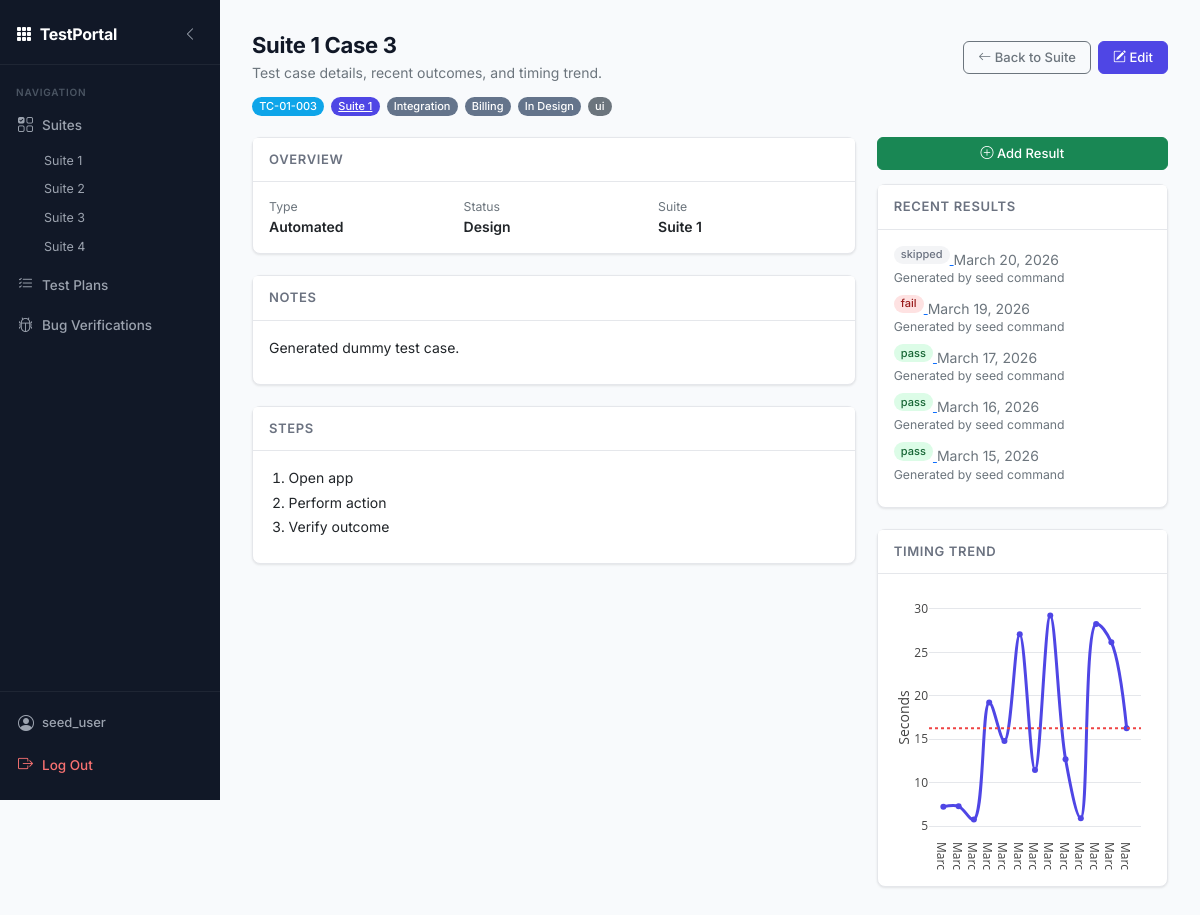
The app's page /test-cases/3/ (signed in), older data.
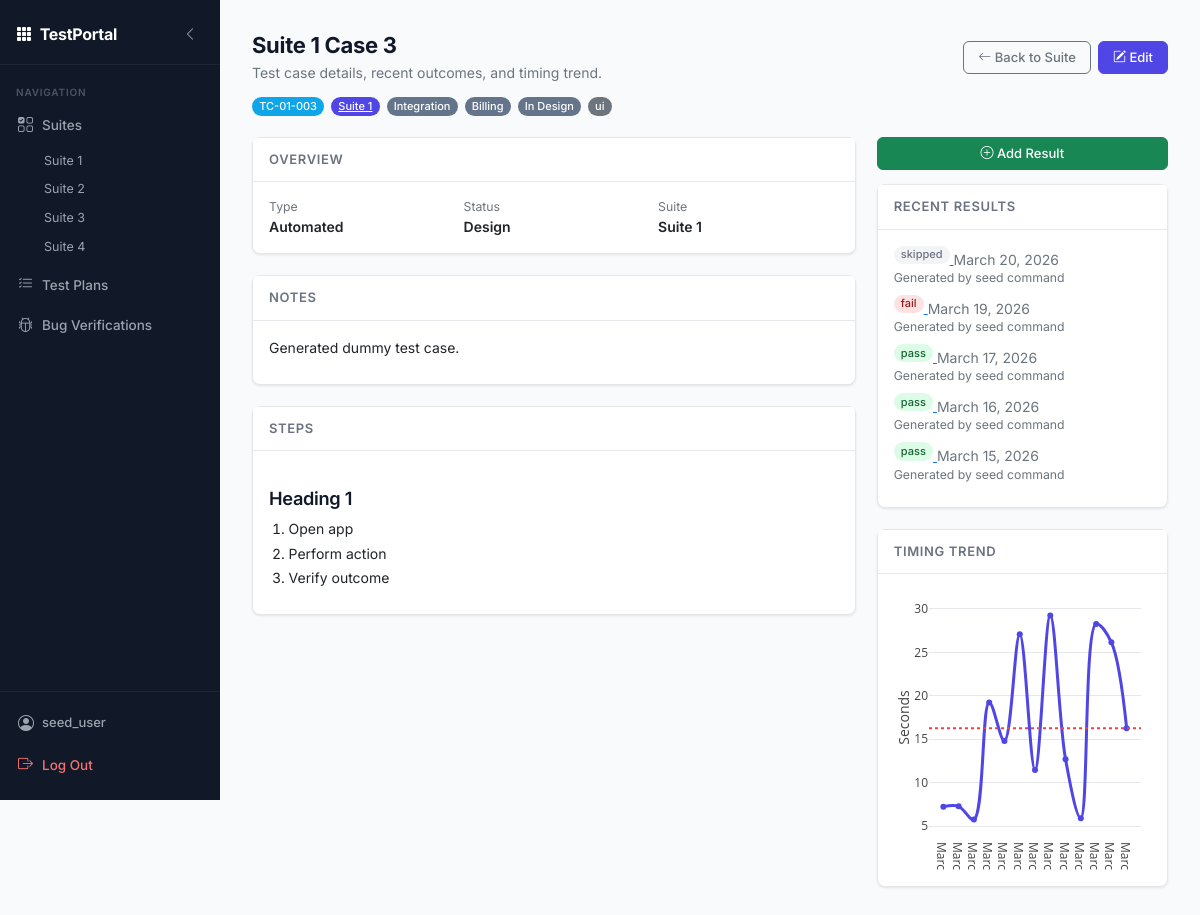
The same page, newer data.
### testportal/models/suite.py (models this page shows)
class Suite(models.Model):
    class Meta:
        ordering = ('name',)
    name = models.CharField(max_length=100, unique=True)
    active = models.BooleanField(default=True)
    description = models.TextField(blank=True, null=True)
    product = models.ForeignKey(Product, blank=True, null=True, on_delete=models.SET_NULL)
    def __str__(self):
        return f'{self.name}'

### testportal/models/test_case.py (models this page shows, shortened)
class TestCase(models.Model):
    class Meta:
        ordering = ('test_case_id', 'name', 'suite', 'test_type')
        verbose_name_plural = 'Test Cases'
        unique_together = ('suite', 'test_case_id')
    name = models.CharField(max_length=128)
    test_case_id = models.CharField(max_length=64, blank=True, null=True)
    notes = models.TextField(blank=True, null=True)
    steps = models.TextField()
    suite = models.ForeignKey(Suite, on_delete=models.CASCADE, related_name='test_cases')
    tags = models.ManyToManyField(Tag, blank=True)
    category = models.ForeignKey(TestCategory, on_delete=models.PROTECT, related_name='test_cases')
    subcategory = models.ForeignKey(TestSubcategory, on_delete=models.PROTECT, related_name='test_cases')
    test_plan = models.ForeignKey(TestPlan, on_delete=models.CASCADE, null=True, blank=True, related_name='test_cases')
    status = models.CharField(
        max_length=128, choices=STATUS,
        default=STATUS.design
    )
    test_type = models.CharField(
        max_length=128, choices=TEST_TYPE,
        default=TEST_TYPE.automated
    )

### testportal/models/test_category.py (models this page shows)
class TestCategory(models.Model):
    class Meta:
        ordering = ('category',)
        verbose_name_plural = 'Test Categories'
    category = models.CharField(max_length=128, unique=True)
    def __str__(self):
        return f'{self.category}'

### testportal/models/test_subcategory.py (models this page shows)
class TestSubcategory(models.Model):
    class Meta:
        ordering = ('subcategory',)
        verbose_name_plural = 'Test Subcategories'
    subcategory = models.CharField(max_length=128, unique=True)
    def __str__(self):
        return f'{self.subcategory}'

### testportal/models/tag.py (models this page shows)
class Tag(models.Model):
    class Meta:
        ordering = ('tag',)
        verbose_name_plural = 'Tags'
    tag = models.CharField(max_length=128)
    def __str__(self):
        return f'{self.tag}'

### testportal/models/test_result.py (models this page shows)
class TestResult(models.Model):
    STATUS = Choices(
        ('pass', 'Pass'),
        ('fail', 'Fail'),
        ('false-negative', 'False Negative'),
        ('issue', 'Issue'),
        ('skipped', 'Skipped'),
        ('under-construction', 'Under Construction'),
        ('in-documentation', 'In Documentation'),
    )
    class Meta:
        ordering = ('result_date',)
        verbose_name_plural = 'Test Results'
        unique_together = ('result_date', 'test_case')
    result = models.CharField(
        max_length=128, choices=STATUS,
        default=STATUS.skipped
    )
    note = models.TextField(null=True, blank=True)
    user = models.ForeignKey(User, on_delete=models.PROTECT)
    test_case = models.ForeignKey(TestCase, on_delete=models.CASCADE, related_name='results')
    result_date = models.DateField(default=datetime.now)
    duration = models.FloatField(null=True, blank=True)
    bug_id = models.CharField(max_length=32, null=True, blank=True)

### testportal/views/test_case_detail_view.py (the view)
# urls.py: path('test-cases/<int:test_case_id>/', test_case_detail_view, name='test_case_detail_view'),
def test_case_detail_view(request, test_case_id):
    context = {
        'test_case_id': test_case_id,
    }
    test_case = get_object_or_404(TestCase.objects.prefetch_related('tags'), id=test_case_id)
    selected_tags = test_case.tags.all()
    recent_results = test_case.results.select_related('user').order_by('-result_date')[:5]  # Most recent 5
    timing_results = list(
        test_case.results.select_related('user')
        .filter(duration__isnull=False)
        .exclude(duration=0)
        .order_by('-result_date')[:50]
    )
    timing_results = sorted(timing_results, key=lambda result: result.result_date)
    context['referrer'] = request.META.get('HTTP_REFERER', None)
    valid_times = [result.duration for result in timing_results if result.duration is not None]
    average_time = 0
    if len(valid_times) > 0:
        average_time = sum(valid_times) / len(valid_times)
    context['average_test_time'] = average_time
    context['test_case'] = test_case
    context['selected_tags'] = selected_tags
    context['tags'] = Tag.objects.all()
    context['categories'] = TestCategory.objects.all()
    context['subcategories'] = TestSubcategory.objects.all()
    context['test_plans'] = TestPlan.objects.filter(suite=test_case.suite)
    context['recent_results'] = recent_results
    context['timing_results'] = timing_results
    context['suites'] = Suite.objects.filter(active=True)
    return render(request, 'testportal/test_case_detail_view.html', context)

### testportal/templatetags/markdown_extras.py (called while the page is built)
@register.filter(name='markdown')
@stringfilter
def markdown(value):
    return md.markdown(value, extensions=['markdown.extensions.fenced_code'])

### templates/testportal/test_case_detail_view.html (shortened to what this page needs)
{% extends "core/layout.html" %}
{% load static %}
{% load markdown_extras %}
{% block content %}
<section class="mb-4">
    <div class="d-flex flex-column flex-lg-row justify-content-between align-items-lg-center gap-3 mb-3">
        <div>
            <h1 class="mb-1">{{ test_case.name }}</h1>
            <p class="text-secondary mb-0">Test case details, recent outcomes, and timing trend.</p>
        </div>
        <div class="d-flex flex-wrap gap-2">
            <a class="btn btn-outline-secondary" href="/suites/{{ test_case.suite.name }}">
                <i class="bi bi-arrow-left me-1"></i>Back to Suite
            </a>
            {% if user.is_authenticated %}
            <button id="test-case-edit-button" type="button" class="btn btn-primary">
                <i class="bi bi-pencil-square me-1"></i>Edit
            </button>
            {% endif %}
        </div>
    </div>
    <div class="d-flex flex-wrap gap-2 mb-4">
        <span class="badge rounded-pill bg-test-id">{{ test_case.test_case_id }}</span>
        <a href="/suites/{{ test_case.suite.name }}" class="badge rounded-pill bg-suite-pill">{{ test_case.suite }}</a>
        <span class="badge rounded-pill bg-category-pill">{{ test_case.category }}</span>
        <span class="badge rounded-pill bg-subcategory-pill">{{ test_case.subcategory }}</span>
        {% if test_case.status == 'under-construction' %}
            <span class="badge rounded-pill bg-under-construction">Under Construction</span>
        {% elif test_case.status == 'needs-review' %}
            <span class="badge rounded-pill bg-needs-review">Needs Review</span>
        {% elif test_case.status == 'broken' %}
            <span class="badge rounded-pill bg-fail">Broken</span>
        {% elif test_case.status == 'design' %}
            <span class="badge rounded-pill bg-category-pill">In Design</span>
        {% elif test_case.status == 'depricated' %}
            <span class="badge rounded-pill bg-skipped">Deprecated</span>
        {% endif %}
        {% for tag in selected_tags %}
            <span class="badge rounded-pill bg-secondary">{{ tag }}</span>
        {% endfor %}
    </div>
    <div class="row g-4 align-items-start">
        <div class="col-12 col-xl-8">
            <div id="test-info-card" class="card mb-4">
                <div class="card-header">Overview</div>
                <div class="card-body">
                    <div class="row g-3">
                        <div class="col-12 col-md-4">
                            <div class="text-secondary small">Type</div>
                            <div class="fw-semibold text-capitalize">{{ test_case.test_type }}</div>
                        </div>
                        <div class="col-12 col-md-4">
                            <div class="text-secondary small">Status</div>
                            <div class="fw-semibold text-capitalize">{{ test_case.status }}</div>
                        </div>
                        <div class="col-12 col-md-4">
                            <div class="text-secondary small">Suite</div>
                            <div class="fw-semibold">{{ test_case.suite }}</div>
                        </div>
                    </div>
                </div>
            </div>
            {% if test_case.notes %}
            <div id="test-notes-card" class="card mb-4">
                <div class="card-header">Notes</div>
                <div class="card-body">
                    <div class="tp-prose">{{ test_case.notes | markdown | safe }}</div>
                </div>
            </div>
            {% endif %}
            <div id="test-step-card" class="card">
                <div class="card-header">Steps</div>
                <div class="card-body">
                    <div class="tp-prose">{{ test_case.steps | markdown | safe }}</div>
                </div>
            </div>
        </div>
        <div class="col-12 col-xl-4">
            <div id="result-section" class="tp-suite-sidebar">
                {% if user.is_authenticated %}
                <a class="btn btn-success w-100 mb-3" href="/test-results/create">
                    <i class="bi bi-plus-circle me-1"></i>Add Result
                </a>
                {% endif %}
                <div class="card mb-4" id="test-results-card">
                    <div class="card-header">Recent Results</div>
                    <div class="card-body">
                        {% for result in recent_results %}
                        <div class="mb-2" {% if result.note %}title="{{ result.note }}"{% endif %}>
                            <a href="/test-results/{{ result.id }}">
                                <span class="badge-pill-small badge rounded-pill bg-{{ result.result|lower }}">{{ result.result }}</span>
                            </a>
                            <span class="text-secondary">{{ result.result_date }}</span>
                            {% if result.note %}<div class="small text-secondary">{{ result.note }}</div>{% endif %}
                        </div>
                        {% empty %}
                        <div class="text-secondary">No recent results.</div>
                        {% endfor %}
                    </div>
                </div>
                <div id="test-timing-card" class="card">
                    <div class="card-header">Timing Trend</div>
                    <div class="card-body">
                        <div id="test-timing-plot"></div>
                    </div>
                </div>
            </div>
        </div>
    </div>
</section>
{% endblock %}

### templates/core/layout.html (shortened to what this page needs)
<!DOCTYPE html>
<html lang="en">
<head>
    {% load static %}
    <link href="https://cdn.jsdelivr.net/npm/bootstrap@5.3.3/dist/css/bootstrap.min.css" rel="stylesheet">
    <link rel="stylesheet" href="https://cdn.jsdelivr.net/npm/bootstrap-icons@1.11.3/font/bootstrap-icons.css">
    <link rel="stylesheet" type="text/css" href="{% static 'testportal/style.css' %}">
</head>
<body>
<nav id="tp-sidebar">
    <div class="tp-brand">
        <a href="/suites/"><i class="bi bi-grid-3x3-gap-fill"></i> <span class="tp-brand-text">TestPortal</span></a>
        <button id="tp-desktop-sidebar-toggle" type="button" aria-label="Collapse sidebar" title="Collapse sidebar">
            <i class="bi bi-chevron-left"></i>
        </button>
    </div>
    <div class="tp-nav-label">Navigation</div>
    <ul class="tp-nav">
        <li>
            <a href="/suites/" class="tp-nav-link"><i class="bi bi-ui-checks-grid"></i> <span class="tp-nav-text">Suites</span></a>
            {% if suites %}
            <ul class="tp-subnav">
                {% for suite in suites %}
                <li><a href="/suites/{{ suite.name }}/dashboard/" class="tp-subnav-link"><span class="tp-subnav-text">{{ suite.name }}</span></a></li>
                {% endfor %}
            </ul>
            {% endif %}
        </li>
        <li><a href="/test-plans/" class="tp-nav-link"><i class="bi bi-list-check"></i> <span class="tp-nav-text">Test Plans</span></a></li>
        <li><a href="/bug-verifications" class="tp-nav-link"><i class="bi bi-bug"></i> <span class="tp-nav-text">Bug Verifications</span></a></li>
    </ul>
    <div class="tp-sidebar-footer">
        {% if user.is_authenticated %}
        <div class="tp-user-pill"><i class="bi bi-person-circle"></i> <span class="tp-user-text">{{ user.username }}</span></div>
        <form method="post" action="{% url 'logout' %}" class="tp-logout-form">
            <button type="submit" class="tp-nav-link tp-logout tp-logout-button">
                <i class="bi bi-box-arrow-right"></i> <span class="tp-nav-text">Log Out</span>
            </button>
        </form>
        {% else %}
        <a href="{% url 'login' %}" class="tp-nav-link"><i class="bi bi-box-arrow-in-right"></i> <span class="tp-nav-text">Log In</span></a>
        {% endif %}
    </div>
</nav>
<main id="tp-main">
    <div class="tp-content">
        {% block content %}{% endblock %}
    </div>
</main>
<link rel="stylesheet" href="https://cdnjs.cloudflare.com/ajax/libs/jquery-contextmenu/2.7.1/jquery.contextMenu.min.css">
</body>
</html>

### templates/testportal/modals/update_test_case_modal.html (shortened to what this page needs)
{% load static %}

Row changes from the older to the newer data that the page shows:
changed TestCase "Suite 1 Case 3": steps "Open app Perform action Verify outcome" → "Heading 1 Open app Perform action Verify outcome"
